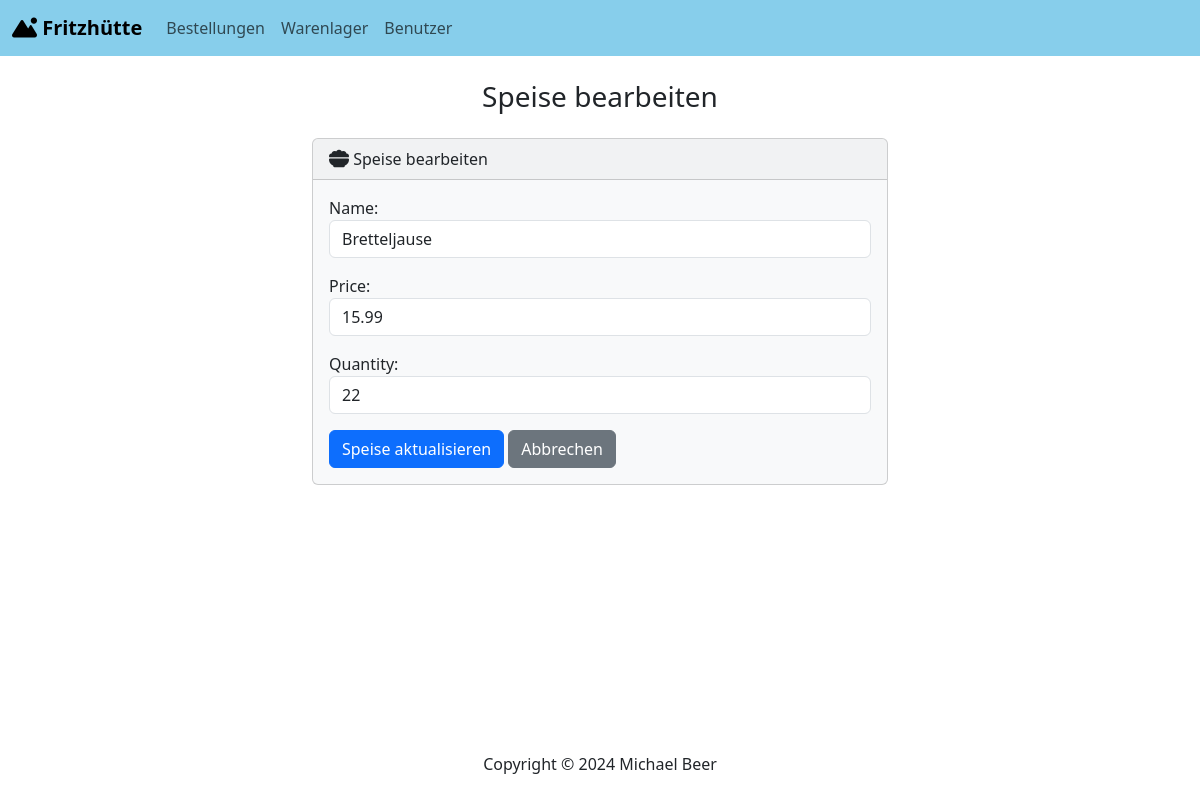
/warehouse/edit_food/1, run on an earlier commit of the app's database.
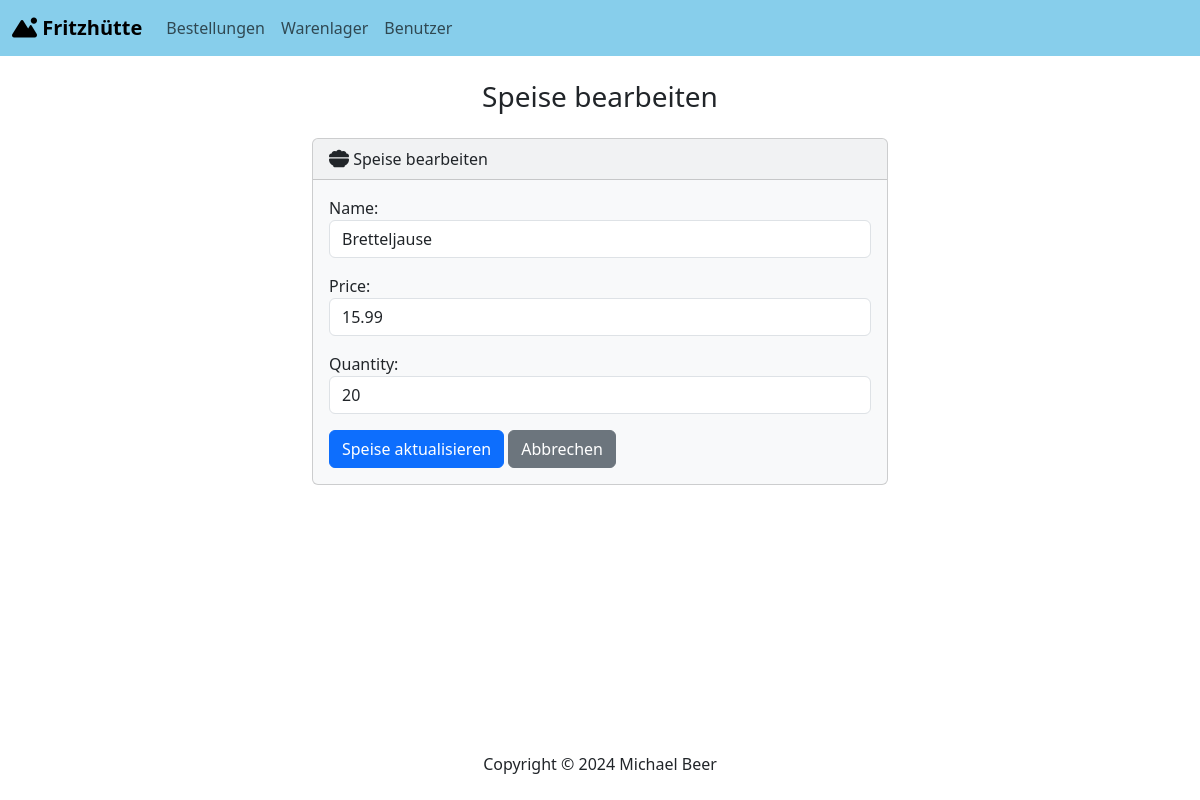
And on a later commit of the database.
### warehouse/models.py (models this page shows, shortened)
class Item(models.Model):
    name = models.CharField(max_length=100)
    price = models.DecimalField(max_digits=5, decimal_places=2)
    quantity = models.IntegerField()
    category = models.CharField(max_length=100, default='Food')
    class Meta:
        abstract = True

class Food(Item):
    class Meta:
        verbose_name_plural = 'Food'

### warehouse/views.py (the view)
# urls.py: path('edit_food/<int:food_id>', views.edit_food, name='edit_food'),
def edit_food(request, food_id):
    food_instance = get_object_or_404(Food, id=food_id)
    if request.method == 'POST':
        form = FoodForm(request.POST, instance=food_instance)
        if form.is_valid():
            form.save()
            messages.success(request, 'Die Speise wurde erfolgreich geändert.')
            return redirect('index')
    else:
        form = FoodForm(instance=food_instance)
    return render(request, 'warehouse/edit_food.html', {'form': form})

### warehouse/forms.py (shortened to what this page needs)
class FoodForm(forms.ModelForm):
    class Meta:
        model = Food
        fields = ['name', 'price', 'quantity', 'category']
        widgets = {
            'name': forms.TextInput(attrs={'class': 'form-control'}),
            'price': forms.NumberInput(attrs={'class': 'form-control'}),
            'quantity': forms.NumberInput(attrs={'class': 'form-control'}),
            'category': forms.HiddenInput(attrs={'class': 'form-control'},),
        }

### warehouse/templates/warehouse/edit_food.html (shortened to what this page needs)
{% extends "base.html" %}
{% block body %}
    <h3 class="text-center m-4">Speise bearbeiten</h3>
    <div class="row justify-content-center">
        <div class="col-md-6">
            <div class="card bg-light mb-3">
                <div class="card-header">
                    <i class="fa-solid fa-bowl-food fa-lg"></i> Speise bearbeiten
                </div>
                <div class="card-body">
                    <form action="" method="POST">
                        <div class="mb-3">
                            {{ form.as_p }}
                        </div>
                        <button type="submit" class="btn btn-primary">Speise aktualisieren</button>
                        <a href="{% url 'index' %}" class="btn btn-secondary">Abbrechen</a>
                      </form>
                </div>
            </div>
        </div>
    </div>
{% endblock %}

### templates/base.html (shortened to what this page needs)
{% load static%}
<!DOCTYPE html>
<html lang="en">
<head>
    <link href="https://cdn.jsdelivr.net/npm/bootstrap@5.3.2/dist/css/bootstrap.min.css" rel="stylesheet">
    <link rel="stylesheet" href="https://cdnjs.cloudflare.com/ajax/libs/font-awesome/6.5.1/css/all.min.css" />
</head>
<body class="d-flex flex-column min-vh-100">
    <nav class="navbar navbar-expand-lg navbar-light" style="background-color: skyblue;">
        <div class="container-fluid">
          <a class="navbar-brand" href="{% url 'index' %}"><i class="fa-solid fa-mountain-sun"></i> <strong>Fritzhütte</strong></a>
          <div class="collapse navbar-collapse" id="navbarSupportedContent">
            <ul class="navbar-nav me-auto mb-2 mb-lg-0">
              <li class="nav-item">
                <a class="nav-link" href="{% url 'order_index' %}">Bestellungen</a>
              </li>
              <li class="nav-item">
                <a class="nav-link" aria-current="page" href="{% url 'index' %}">Warenlager</a>
              </li>
              <li class="nav-item">
                <a class="nav-link" href="{% url 'home' %}">Benutzer</a>
              </li>
            </ul>
          </div>
        </div>
      </nav>
      <div class="container-fluid">
        {% block body %}
        {% endblock %}
    </div>
      <footer class="mt-auto mb-4">
        <div class="text-center">
            <span>
                Copyright &copy; <script>document.write(new Date().getFullYear())</script> Michael Beer
            </span>
        </div>
    </footer>
</body>
</html>

What changed in the data, as far as the page shows it:
changed Food "Bretteljause": quantity "22" → "20"
